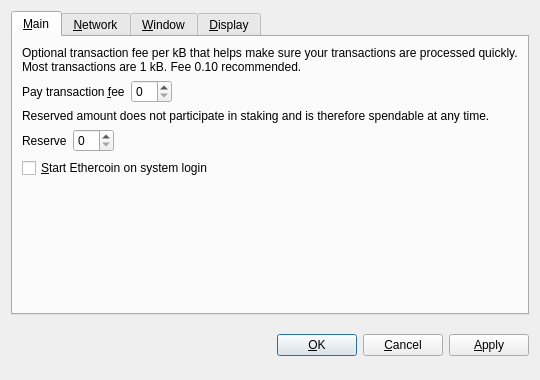
<?xml version="1.0" encoding="UTF-8"?>
<ui version="4.0">
 <class>OptionsDialog</class>
 <widget class="QDialog" name="OptionsDialog">
  <property name="geometry">
   <rect>
    <x>0</x>
    <y>0</y>
    <width>540</width>
    <height>380</height>
   </rect>
  </property>
  <property name="windowTitle">
   <string>Options</string>
  </property>
  <property name="modal">
   <bool>true</bool>
  </property>
  <layout class="QVBoxLayout" name="verticalLayout">
   <item>
    <widget class="QTabWidget" name="tabWidget">
     <property name="tabPosition">
      <enum>QTabWidget::North</enum>
     </property>
     <property name="currentIndex">
      <number>0</number>
     </property>
     <widget class="QWidget" name="tabMain">
      <attribute name="title">
       <string>&amp;Main</string>
      </attribute>
      <layout class="QVBoxLayout" name="verticalLayout_Main">
       <item>
        <widget class="QLabel" name="transactionFeeInfoLabel">
         <property name="text">
          <string>Optional transaction fee per kB that helps make sure your transactions are processed quickly. Most transactions are 1 kB. Fee 0.10 recommended.</string>
         </property>
         <property name="textFormat">
          <enum>Qt::PlainText</enum>
         </property>
         <property name="wordWrap">
          <bool>true</bool>
         </property>
        </widget>
       </item>
       <item>
        <layout class="QHBoxLayout" name="horizontalLayoutFee">
         <item>
          <widget class="QLabel" name="transactionFeeLabel">
           <property name="text">
            <string>Pay transaction &amp;fee</string>
           </property>
           <property name="textFormat">
            <enum>Qt::PlainText</enum>
           </property>
           <property name="buddy">
            <cstring>transactionFee</cstring>
           </property>
          </widget>
         </item>
         <item>
          <widget class="BitcoinAmountField" name="transactionFee"/>
         </item>
         <item>
          <spacer name="horizontalSpacerFee">
           <property name="orientation">
            <enum>Qt::Horizontal</enum>
           </property>
           <property name="sizeHint" stdset="0">
            <size>
             <width>40</width>
             <height>20</height>
            </size>
           </property>
          </spacer>
         </item>
        </layout>
       </item>
       <item>
        <widget class="QLabel" name="reserveBalanceInfoLabel">
         <property name="text">
          <string>Reserved amount does not participate in staking and is therefore spendable at any time.</string>
         </property>
         <property name="textFormat">
          <enum>Qt::PlainText</enum>
         </property>
         <property name="wordWrap">
          <bool>true</bool>
         </property>
        </widget>
       </item>
       <item>
        <layout class="QHBoxLayout" name="horizontalLayoutReserveBalance">
         <item>
          <widget class="QLabel" name="reserveBalanceLabel">
           <property name="text">
            <string>Reserve</string>
           </property>
           <property name="textFormat">
            <enum>Qt::PlainText</enum>
           </property>
           <property name="buddy">
            <cstring>reserveBalance</cstring>
           </property>
          </widget>
         </item>
         <item>
          <widget class="BitcoinAmountField" name="reserveBalance"/>
         </item>
         <item>
          <spacer name="horizontalSpacerReserveBalance">
           <property name="orientation">
            <enum>Qt::Horizontal</enum>
           </property>
           <property name="sizeHint" stdset="0">
            <size>
             <width>40</width>
             <height>20</height>
            </size>
           </property>
          </spacer>
         </item>
        </layout>
       </item>
       <item>
        <widget class="QCheckBox" name="bitcoinAtStartup">
         <property name="toolTip">
          <string>Automatically start Ethercoin after logging in to the system.</string>
         </property>
         <property name="text">
          <string>&amp;Start Ethercoin on system login</string>
         </property>
        </widget>
       </item>
       <item>
        <spacer name="verticalSpacer_Main">
         <property name="orientation">
          <enum>Qt::Vertical</enum>
         </property>
         <property name="sizeHint" stdset="0">
          <size>
           <width>20</width>
           <height>40</height>
          </size>
         </property>
        </spacer>
       </item>
      </layout>
     </widget>
     <widget class="QWidget" name="tabNetwork">
      <attribute name="title">
       <string>&amp;Network</string>
      </attribute>
      <layout class="QVBoxLayout" name="verticalLayout_Network">
       <item>
        <widget class="QCheckBox" name="mapPortUpnp">
         <property name="toolTip">
          <string>Automatically open the Ethercoin client port on the router. This only works when your router supports UPnP and it is enabled.</string>
         </property>
         <property name="text">
          <string>Map port using &amp;UPnP</string>
         </property>
        </widget>
       </item>
       <item>
        <widget class="QCheckBox" name="connectSocks">
         <property name="toolTip">
          <string>Connect to the Ethercoin network through a SOCKS proxy (e.g. when connecting through Tor).</string>
         </property>
         <property name="text">
          <string>&amp;Connect through SOCKS proxy:</string>
         </property>
        </widget>
       </item>
       <item>
        <layout class="QHBoxLayout" name="horizontalLayout_Network">
         <item>
          <widget class="QLabel" name="proxyIpLabel">
           <property name="text">
            <string>Proxy &amp;IP:</string>
           </property>
           <property name="textFormat">
            <enum>Qt::PlainText</enum>
           </property>
           <property name="buddy">
            <cstring>proxyIp</cstring>
           </property>
          </widget>
         </item>
         <item>
          <widget class="QValidatedLineEdit" name="proxyIp">
           <property name="maximumSize">
            <size>
             <width>140</width>
             <height>16777215</height>
            </size>
           </property>
           <property name="toolTip">
            <string>IP address of the proxy (e.g. 127.0.0.1)</string>
           </property>
          </widget>
         </item>
         <item>
          <widget class="QLabel" name="proxyPortLabel">
           <property name="text">
            <string>&amp;Port:</string>
           </property>
           <property name="textFormat">
            <enum>Qt::PlainText</enum>
           </property>
           <property name="buddy">
            <cstring>proxyPort</cstring>
           </property>
          </widget>
         </item>
         <item>
          <widget class="QLineEdit" name="proxyPort">
           <property name="maximumSize">
            <size>
             <width>55</width>
             <height>16777215</height>
            </size>
           </property>
           <property name="toolTip">
            <string>Port of the proxy (e.g. 9050)</string>
           </property>
          </widget>
         </item>
         <item>
          <widget class="QLabel" name="socksVersionLabel">
           <property name="text">
            <string>SOCKS &amp;Version:</string>
           </property>
           <property name="textFormat">
            <enum>Qt::PlainText</enum>
           </property>
           <property name="buddy">
            <cstring>socksVersion</cstring>
           </property>
          </widget>
         </item>
         <item>
          <widget class="QValueComboBox" name="socksVersion">
           <property name="toolTip">
            <string>SOCKS version of the proxy (e.g. 5)</string>
           </property>
          </widget>
         </item>
         <item>
          <spacer name="horizontalSpacer_Network">
           <property name="orientation">
            <enum>Qt::Horizontal</enum>
           </property>
           <property name="sizeHint" stdset="0">
            <size>
             <width>40</width>
             <height>20</height>
            </size>
           </property>
          </spacer>
         </item>
        </layout>
       </item>
       <item>
        <spacer name="verticalSpacer_Network">
         <property name="orientation">
          <enum>Qt::Vertical</enum>
         </property>
         <property name="sizeHint" stdset="0">
          <size>
           <width>20</width>
           <height>40</height>
          </size>
         </property>
        </spacer>
       </item>
      </layout>
     </widget>
     <widget class="QWidget" name="tabWindow">
      <attribute name="title">
       <string>&amp;Window</string>
      </attribute>
      <layout class="QVBoxLayout" name="verticalLayout_Window">
       <item>
        <widget class="QCheckBox" name="minimizeToTray">
         <property name="toolTip">
          <string>Show only a tray icon after minimizing the window.</string>
         </property>
         <property name="text">
          <string>&amp;Minimize to the tray instead of the taskbar</string>
         </property>
        </widget>
       </item>
       <item>
        <widget class="QCheckBox" name="minimizeOnClose">
         <property name="toolTip">
          <string>Minimize instead of exit the application when the window is closed. When this option is enabled, the application will be closed only after selecting Quit in the menu.</string>
         </property>
         <property name="text">
          <string>M&amp;inimize on close</string>
         </property>
        </widget>
       </item>
       <item>
        <spacer name="verticalSpacer_Window">
         <property name="orientation">
          <enum>Qt::Vertical</enum>
         </property>
         <property name="sizeHint" stdset="0">
          <size>
           <width>20</width>
           <height>40</height>
          </size>
         </property>
        </spacer>
       </item>
      </layout>
     </widget>
     <widget class="QWidget" name="tabDisplay">
      <attribute name="title">
       <string>&amp;Display</string>
      </attribute>
      <layout class="QVBoxLayout" name="verticalLayout_Display">
       <item>
        <layout class="QHBoxLayout" name="horizontalLayout_1_Display">
         <item>
          <widget class="QLabel" name="langLabel">
           <property name="text">
            <string>User Interface &amp;language:</string>
           </property>
           <property name="textFormat">
            <enum>Qt::PlainText</enum>
           </property>
           <property name="buddy">
            <cstring>lang</cstring>
           </property>
          </widget>
         </item>
         <item>
          <widget class="QValueComboBox" name="lang">
           <property name="toolTip">
            <string>The user interface language can be set here. This setting will take effect after restarting Ethercoin.</string>
           </property>
          </widget>
         </item>
        </layout>
       </item>
       <item>
        <layout class="QHBoxLayout" name="horizontalLayout_2_Display">
         <item>
          <widget class="QLabel" name="unitLabel">
           <property name="text">
            <string>&amp;Unit to show amounts in:</string>
           </property>
           <property name="textFormat">
            <enum>Qt::PlainText</enum>
           </property>
           <property name="buddy">
            <cstring>unit</cstring>
           </property>
          </widget>
         </item>
         <item>
          <widget class="QValueComboBox" name="unit">
           <property name="toolTip">
            <string>Choose the default subdivision unit to show in the interface and when sending coins.</string>
           </property>
          </widget>
         </item>
        </layout>
       </item>
       <item>
        <widget class="QCheckBox" name="coinControlFeatures">
         <property name="toolTip">
          <string>Whether to show coin control features or not.</string>
         </property>
         <property name="text">
          <string>Display coin &amp;control features (experts only!)</string>
         </property>
        </widget>
       </item>
       <item>
        <widget class="QCheckBox" name="minimizeCoinAge">
         <property name="toolTip">
          <string>Whether to select the coin outputs randomly or with minimal coin age.</string>
         </property>
         <property name="text">
          <string>Minimize weight consumption (experimental)</string>
         </property>
        </widget>
       </item>
       <item>
        <spacer name="verticalSpacer_Display">
         <property name="orientation">
          <enum>Qt::Vertical</enum>
         </property>
         <property name="sizeHint" stdset="0">
          <size>
           <width>20</width>
           <height>40</height>
          </size>
         </property>
        </spacer>
       </item>
      </layout>
     </widget>
    </widget>
   </item>
   <item>
    <layout class="QHBoxLayout" name="horizontalLayout_Buttons">
     <item>
      <spacer name="horizontalSpacer_1">
       <property name="orientation">
        <enum>Qt::Horizontal</enum>
       </property>
       <property name="sizeHint" stdset="0">
        <size>
         <width>40</width>
         <height>48</height>
        </size>
       </property>
      </spacer>
     </item>
     <item>
      <widget class="QLabel" name="statusLabel">
       <property name="font">
        <font>
         <weight>75</weight>
         <bold>true</bold>
        </font>
       </property>
       <property name="text">
        <string/>
       </property>
       <property name="textFormat">
        <enum>Qt::PlainText</enum>
       </property>
       <property name="wordWrap">
        <bool>true</bool>
       </property>
      </widget>
     </item>
     <item>
      <spacer name="horizontalSpacer_2">
       <property name="orientation">
        <enum>Qt::Horizontal</enum>
       </property>
       <property name="sizeHint" stdset="0">
        <size>
         <width>40</width>
         <height>48</height>
        </size>
       </property>
      </spacer>
     </item>
     <item>
      <widget class="QPushButton" name="okButton">
       <property name="text">
        <string>&amp;OK</string>
       </property>
      </widget>
     </item>
     <item>
      <widget class="QPushButton" name="cancelButton">
       <property name="text">
        <string>&amp;Cancel</string>
       </property>
       <property name="autoDefault">
        <bool>false</bool>
       </property>
      </widget>
     </item>
     <item>
      <widget class="QPushButton" name="applyButton">
       <property name="text">
        <string>&amp;Apply</string>
       </property>
       <property name="autoDefault">
        <bool>false</bool>
       </property>
      </widget>
     </item>
    </layout>
   </item>
  </layout>
 </widget>
 <customwidgets>
  <customwidget>
   <class>BitcoinAmountField</class>
   <extends>QSpinBox</extends>
   <header>bitcoinamountfield.h</header>
  </customwidget>
  <customwidget>
   <class>QValueComboBox</class>
   <extends>QComboBox</extends>
   <header>qvaluecombobox.h</header>
  </customwidget>
  <customwidget>
   <class>QValidatedLineEdit</class>
   <extends>QLineEdit</extends>
   <header>qvalidatedlineedit.h</header>
  </customwidget>
 </customwidgets>
 <resources/>
 <connections/>
</ui>
